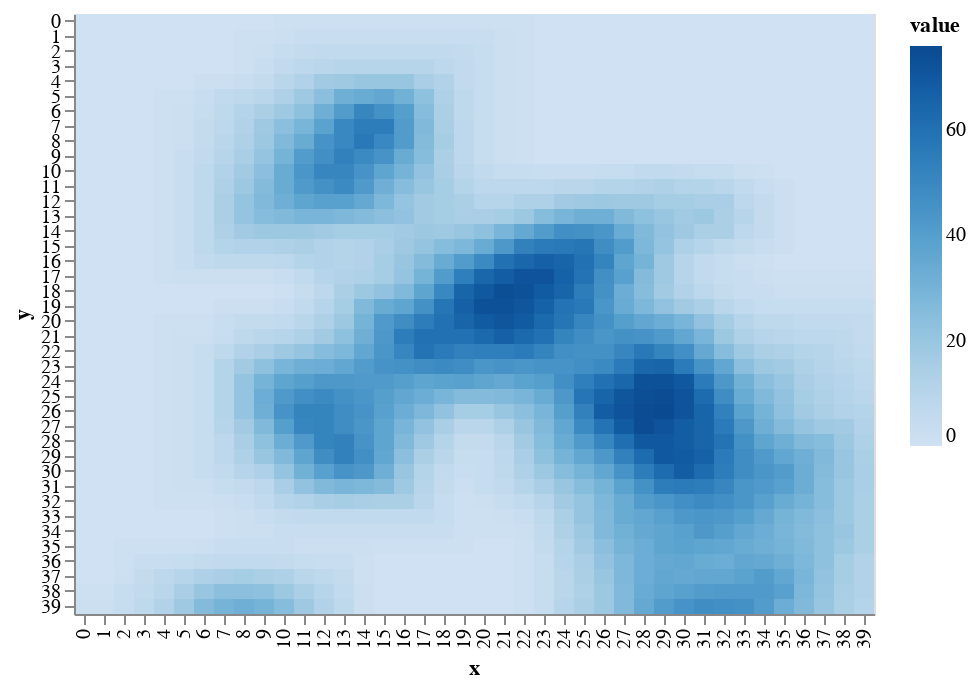

Notebook code for this chart:
### Code cell
draw.drawRainFall(world.grid_rainfall)

### Figure 1 — Vega-Lite specification as saved in the notebook (floating-point values rounded to 4 significant figures; data arrays with more than 128 entries replaced by an {"elided": "..."} marker saying what was removed)
{"$schema": "https://vega.github.io/schema/vega-lite/v2.6.0.json", "config": {"view": {"height": 300, "width": 400}}, "data": {"name": "data-821a9815f0164cff136fb11d6a250cb7"}, "datasets": {"data-821a9815f0164cff136fb11d6a250cb7": {"elided": "1600 records"}}, "encoding": {"color": {"field": "value", "scale": {"scheme": "blues"}, "type": "quantitative"}, "x": {"field": "x", "type": "ordinal"}, "y": {"field": "y", "type": "ordinal"}}, "mark": "rect"}
